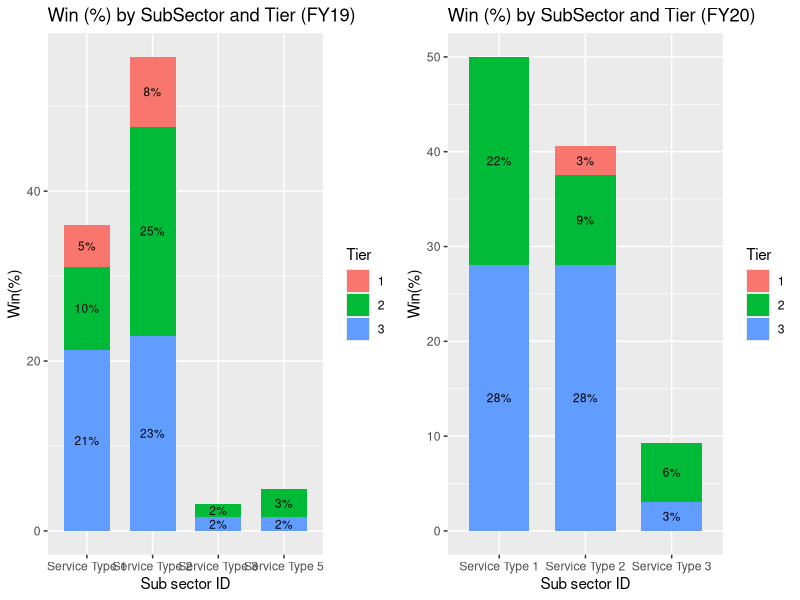
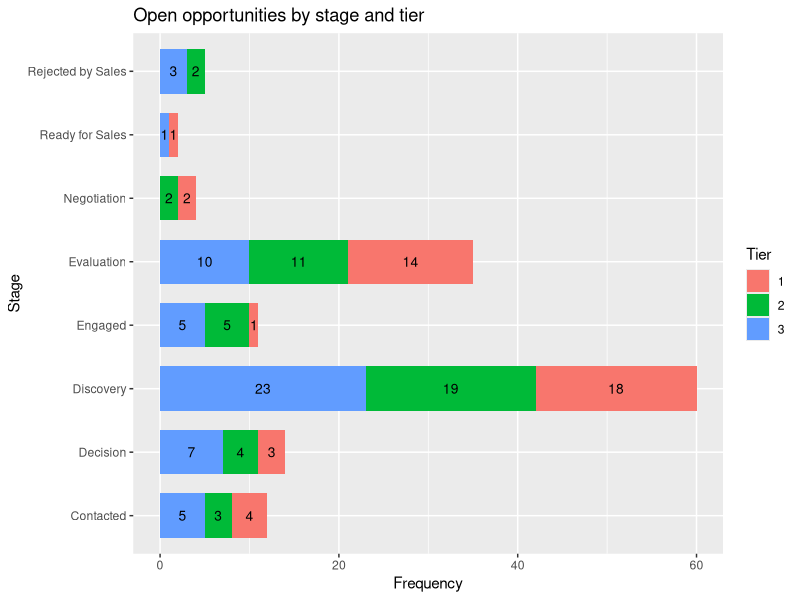

Write the R code that produced these figures, in order.
#### Reading the data:

library(readr)
dat <- read_csv("Data.csv")

View(head(dat))


################################################
################## Q1: #########################
################################################



library(plyr)
library(ggplot2)

## Subsetting:
dat1 <- dat[dat$Stage == 'Closed Won' & dat$FY == "FY19",]


q1 <- with(dat1, ftable(dat1$`Sub Sector ID`,dat1$`Account Tier`))
q1 <- as.data.frame(q1)
colnames(q1) <- c("SubSector","Tier","Freq")
q1$win_percentage <- round((q1$Freq/sum(q1$Freq)*100),1)
q1$label = paste0(sprintf("%.0f", q1$win_percentage), "%")

q1[q1 == 0] <- NA


plot1 <- ggplot(q1, aes(x = factor(SubSector), y = win_percentage, fill = Tier)) +
          geom_bar(position = position_stack(), stat = "identity", width = .7) +
          geom_text(aes(label = label), position = position_stack(vjust = 0.5), size = 3) 

plot1 <- plot1 + labs(title = "Win (%) by SubSector and Tier (FY19)",
                         y="Win(%)", x = "Sub sector ID")

##########################################################################
dat1 <- dat[dat$Stage == 'Closed Won' & dat$FY == "FY20",]


q1 <- with(dat1, ftable(dat1$`Sub Sector ID`,dat1$`Account Tier`))
q1 <- as.data.frame(q1)
colnames(q1) <- c("SubSector","Tier","Freq")
q1$win_percentage <- round((q1$Freq/sum(q1$Freq)*100),1)
q1$label = paste0(sprintf("%.0f", q1$win_percentage), "%")

q1[q1 == 0] <- NA


plot2 <- ggplot(q1, aes(x = factor(SubSector), y = win_percentage, fill = Tier)) +
  geom_bar(position = position_stack(), stat = "identity", width = .7) +
  geom_text(aes(label = label), position = position_stack(vjust = 0.5), size = 3) 

plot2 <- plot2 + labs(title = "Win (%) by SubSector and Tier (FY20)",
             y="Win(%)", x = "Sub sector ID")


library("ggpubr")
figure <- ggarrange(plot1,plot2,ncol = 2, nrow = 1)
figure




################################################
################## Q2: #########################
################################################

table(dat$Stage)

#How many opportunities are open (i.e. not closed lost or closed won) by stage and tier..
#e.g. we have x number of opportunities open at stage y for Tier 1



dat2 <- droplevels(dat[!dat$Stage == "Closed Lost",])
dat2 <- droplevels(dat2[!dat2$Stage == "Closed Won",])




q2 <- with(dat2, ftable(dat2$Stage,dat2$`Account Tier`))
q2 <- as.data.frame(q2)
colnames(q2) <- c("Stage","Tier","Freq")
q2[q2 == 0] <- NA
#q1$win_percentage <- round((q1$Freq/sum(q1$Freq)*100),1)
#q2$label = paste0(sprintf("%.0f", q1$win_percentage), "%")

plot3 <- ggplot(q2, aes(x = factor(Stage), y = Freq, fill = Tier)) +
  geom_bar(position = position_stack(), stat = "identity", width = .7) +
  geom_text(aes(label = Freq), position = position_stack(vjust = 0.5), size = 3.5)+
  coord_flip()

plot3 <- plot3 + labs(title = "Open opportunities by stage and tier",
                      y="Frequency", x = "Stage")
plot3


################################################
################## Q3: #########################
################################################
head(dat)

# What is the average order value (ABC) by Tier and Sub sector


